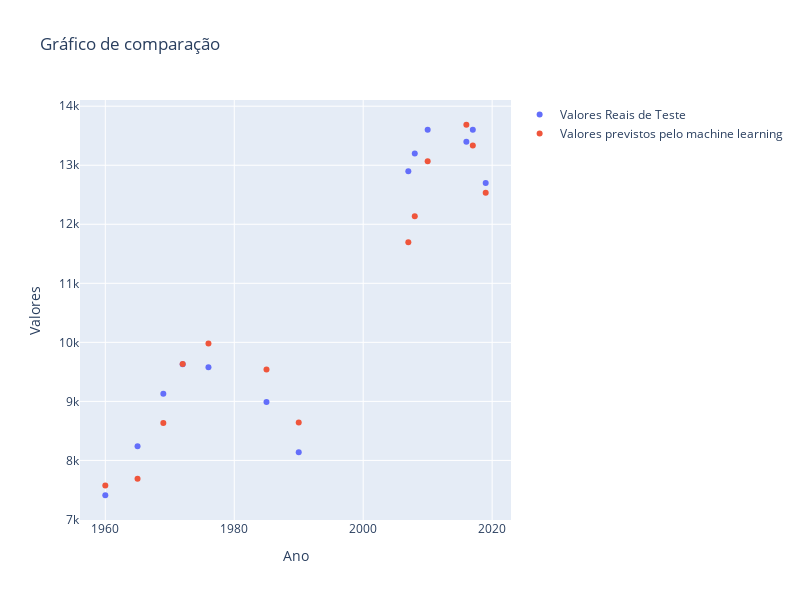

The cell this chart's notebook holds for it:
### Markdown cell above
# Gráfico de comparação de Valores Reais x Valores Previstos pelo Machine Learning do PIB do Brasil.

### Code cell
grafico_comparar_markers(anos=teste_x_rf.ravel(), valores_reais=teste_y_rf, valores_previstos=previsoes_rf)

### Figure 1 — Plotly figure (JSON) as saved in the notebook; plotly's stock layout.template omitted (floating-point values rounded to 4 significant figures)
{"data": [{"mode": "markers", "name": "Valores Reais de Teste", "type": "scatter", "x": [2010, 2016, 1960, 2017, 1965, 2008, 1976, 1972, 1985, 2019, 1990, 1969, 2007], "y": [13600, 13400, 7410, 13600, 8240, 13200, 9580, 9630, 8990, 12700, 8140, 9130, 12900]}, {"mode": "markers", "name": "Valores previstos pelo machine learning", "type": "scatter", "x": [2010, 2016, 1960, 2017, 1965, 2008, 1976, 1972, 1985, 2019, 1990, 1969, 2007], "y": [13068, 13686, 7575, 13336, 7690.0, 12137, 9981.0, 9631.0, 9541.0, 12534, 8644.0, 8633.0, 11700.0]}], "layout": {"height": 600, "title": {"text": "Gráfico de comparação"}, "width": 800, "xaxis": {"title": {"text": "Ano"}}, "yaxis": {"title": {"text": "Valores"}}}}
